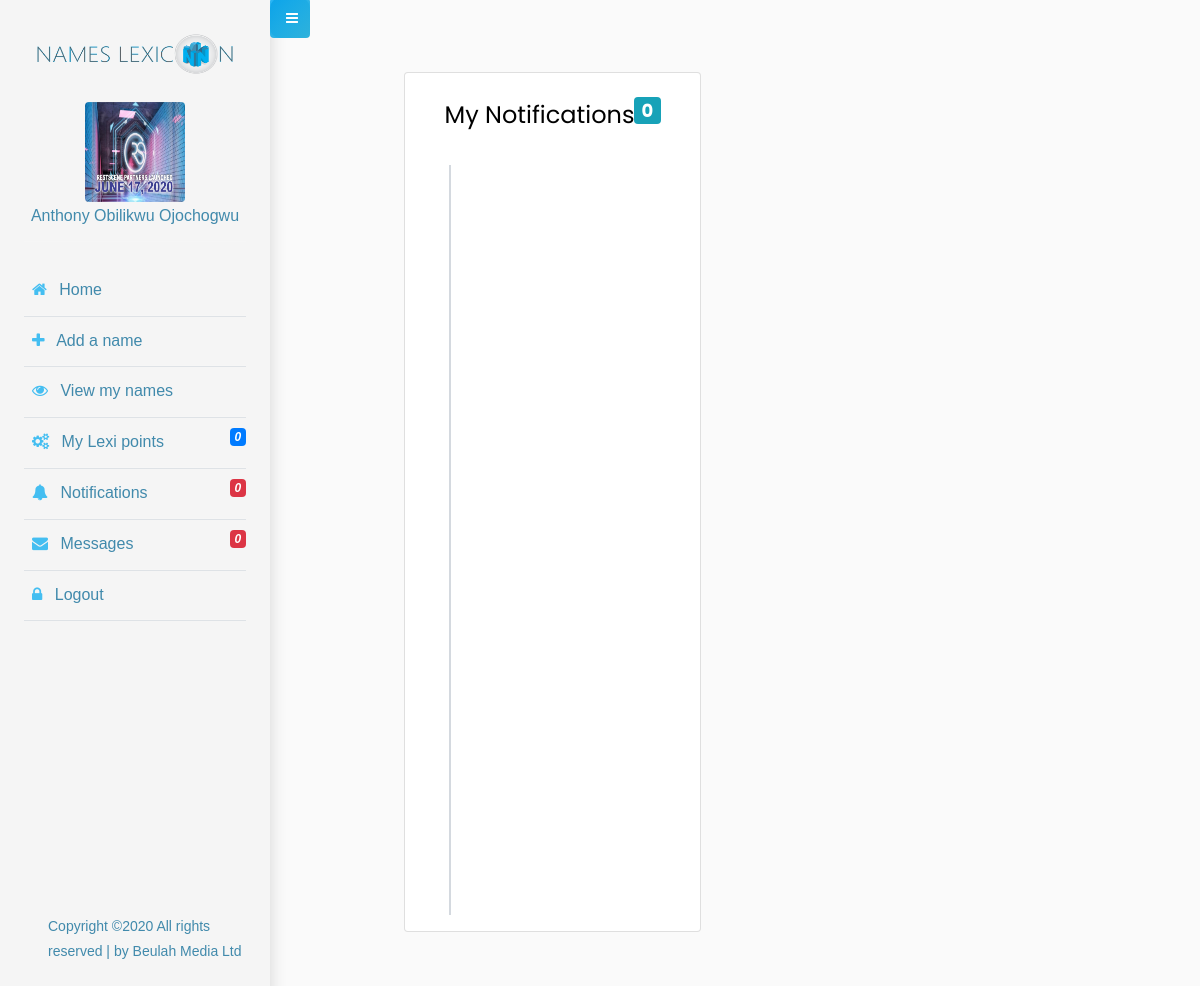
Page /user/?pg=notify (signed in) on the earlier database version.
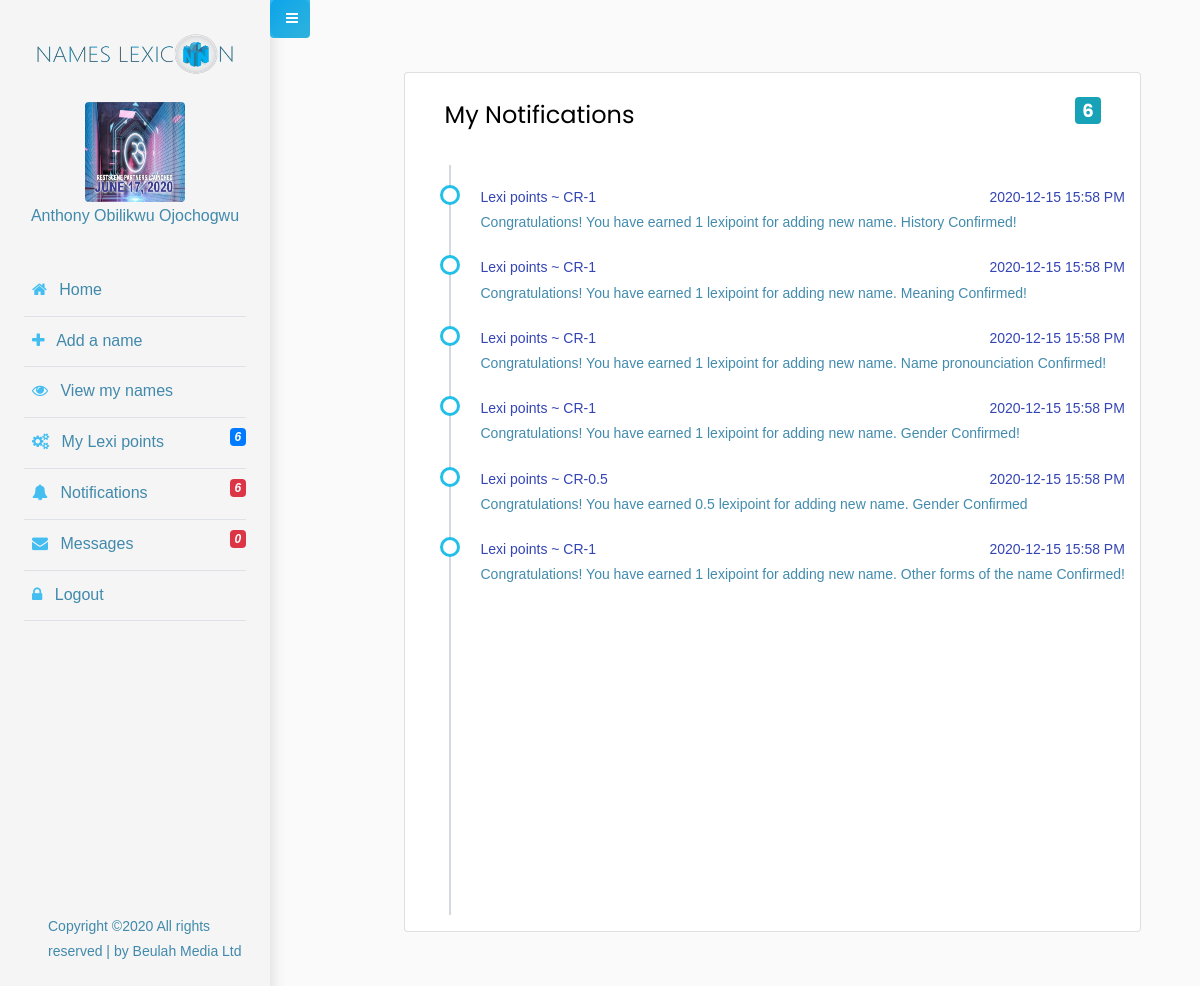
Same page on the later database version.
### tables this page shows
CREATE TABLE `members` (
  `memId` int(10) NOT NULL,
  `fullName` varchar(200) NOT NULL,
  `gender` varchar(40) DEFAULT NULL,
  `dob` varchar(40) DEFAULT NULL,
  `profilePix` varchar(200) DEFAULT NULL,
  `email` varchar(100) NOT NULL,
  `pwd` varchar(200) NOT NULL,
  `lexiPoints` int(10) NOT NULL DEFAULT 0,
  `user_status` enum('1','0') NOT NULL DEFAULT '1',
  `date_created` datetime NOT NULL,
  `date_updated` datetime DEFAULT NULL
);

CREATE TABLE `notify` (
  `notifyId` int(11) NOT NULL,
  `memId` int(11) NOT NULL,
  `subject` varchar(100) NOT NULL,
  `message` text NOT NULL,
  `_read` enum('0','1') NOT NULL DEFAULT '0',
  `date_created` datetime NOT NULL
);

### api/userCtrl.php (called while the page is built, shortened)
<?php
require_once("notification.php");
require_once("messaging.php");
class User extends Database{
   public function getMemberDetails($email){
        $con        = self::con();
        $queryRow   = $con->query("SELECT * FROM `members` WHERE `email` ='$email'")->fetch_assoc();
        return  $queryRow;
   }
public function getTotalLexiPoints($email){
    $con   = self::con();
    $memId   = $this->getMemberDetails($email)['memId'];
    $query = $con->query("SELECT  SUM(`name`+`gender`+`n_usage`+`origin`+`history`+`meaning`+`pronounce`+`otherForms`) AS totalLexi FROM `lexipoints` WHERE `memId` ='$memId'");
    $row   = $query->fetch_assoc();
    $total = number_format($row['totalLexi'],0,".",",");
    return $total;
}
 }

### api/notification.php (the view, shortened to what this page needs)
<?php
class Notification extends Database{
    public function getMyNotifications($memId){
        $con     = self::con();
        $query   = $con->query("SELECT * FROM `notify` WHERE `memId` ='$memId' ORDER BY `date_created` DESC");
        if($query){
            while($row = $query->fetch_assoc()){
                echo '<li>
                        <a target="_blank" href="#">'.$row['subject'].'</a>
                        <a href="#" class="float-right">'.date("Y-m-d H:i A", strtotime($row['date_created'])).'</a>
                        <p> '.$row['message'].'</p>
                    </li>';
            }
        }
    }
    public function getTotalNotification($memId){
        $con     = self::con();
        $query   = $con->query("SELECT * FROM `notify` WHERE `memId` ='$memId'");
        echo  $query->num_rows ;
    }
}

### user/index.php (shortened to what this page needs)
<?php
   require_once("../api/userCtrl.php");
   require_once("../api/notification.php");
   require_once("../api/messaging.php");
   $msg   = new Message();
   $noty  = new Notification();
   $user->checkLoggedIn();
   $user->logOut();
?>
<!doctype html>
<html lang="en">
  <head>
		<link rel="stylesheet" href="https://maxcdn.bootstrapcdn.com/bootstrap/4.0.0/css/bootstrap.min.css">
		<link rel="stylesheet" href="https://stackpath.bootstrapcdn.com/font-awesome/4.7.0/css/font-awesome.min.css">
		<link rel="stylesheet" href="css/style.css">
		<link rel="stylesheet" href="https://cdn.datatables.net/1.10.22/css/dataTables.bootstrap4.min.css">
		<link rel="stylesheet" href="https://cdn.datatables.net/buttons/1.6.4/css/buttons.bootstrap4.min.css">
  </head>
  <body>
		<div class="wrapper d-flex align-items-stretch">
			<nav id="sidebar" class ="shadow" style ="color:#1f769ed7 !important;">
				<div class="custom-menu">
					<button type="button" id="sidebarCollapse" class="btn btn-primary"> <i class="fa fa-bars"></i>
					    <span class="sr-only">Toggle Menu</span> </button>
				</div>
		   <div class="p-4">
			<h6><a href="./" class="logo img-responsive"><img src="images/logo-outline.png" width="100%" height="60"/></a></h6>
	        <ul class="list-unstyled components mb-5">
			  <li class="text-center mb-4">
				<a href="./?pg=profile">
				 <img src="<?php  echo "./images/uploads/".$user->getMemberDetails($_SESSION["NL_USER_LIVE"])['profilePix'] ?? "./images/photo.jpg" ?>" style ="height:100px; width:100px;" class="rounded" alt="Profile Picture" /> <br/>
				 <?php echo $user->getMemberDetails($_SESSION["NL_USER_LIVE"])['fullName']; ?>
			   </a>
			  </li>
	          <li class="border-bottom lexiMenu"> <a href="./?pg=home"><span class="fa fa-home mx-2"></span>       Home  </a>           </li>
			  <li class="border-bottom lexiMenu"> <a href="./?pg=addName"><span class="fa fa-plus mx-2"></span>    Add a name </a>      </li>
			  <li class="border-bottom lexiMenu"> <a href="./?pg=viewNames"><span class="fa fa-eye mx-2"></span>   View my names </a>   </li>
			  <li class="border-bottom lexiMenu"> <a href="./?pg=lexipoints"><span class="fa fa-cogs mx-2"></span> My Lexi points <i class ="badge badge-primary float-right"><?php echo $user->getTotalLexiPoints($_SESSION["NL_USER_LIVE"]); ?></i> </a> </li>
			  <li class="border-bottom lexiMenu"> <a href="./?pg=notify"><span class="fa fa-bell mx-2"></span>     Notifications  <i class ="badge badge-danger float-right"><?php echo  $noty->getTotalNotification($user->getMemberDetails($_SESSION["NL_USER_LIVE"])['memId']); ?></i> </a> </li>
			  <li class="border-bottom lexiMenu"> <a href="./?pg=msg"><span class="fa fa-envelope mx-2"></span>    Messages       <i class ="badge badge-danger float-right"><?php $msg->getTotalReceivedMessages($user->getMemberDetails($_SESSION["NL_USER_LIVE"])['memId']); ?></i> </a> </li>
			  <li class="border-bottom lexiMenu"> <a href="./?pg=logout"><span class="fa fa-lock mx-2"></span>     Logout  </a>  </li>
	        </ul>
	        <div class="footer m-4" style ="color:#1f769ed7 !important;">
	        	<p>
				Copyright &copy;<spann id="dateHolder"></spann>
				All rights reserved | <i class="icon-heart" aria-hidden="true"></i>
				by <a href="https://nameslexicon.com" target="_blank">Beulah Media Ltd</a>
				</p>
	        </div>
	      </div>
    	</nav>
      <div id="content">
			<div class="row p-5 offset-md-1">
				<?php
					if(isset($_GET['pg'])){
						$pg   = $_GET['pg']; $page = "assets/temp/".$pg.".php";
					if(file_exists($page)){
							require_once($page);
						}
					}else{
						require_once("assets/temp/home.php");
					}
			   ?>
			</div>
		</div>
  </body>
</html>

### api/messaging.php (shortened to what this page needs)
<?php
class Message extends Database{
    public function getTotalReceivedMessages($memId){
        $con     = self::con();
        $query   = $con->query("SELECT * FROM `messages` WHERE `receiverId` ='$memId'");
        echo  $query->num_rows ;
    }
}

### user/assets/temp/notify.php (shortened to what this page needs)
<?php  $memId = $user->getMemberDetails($_SESSION["NL_USER_LIVE"])['memId']; ?>
<div class="row p-4">
		<div class="col-md-12 card">
			<h4 class ="p-4">My Notifications <span class ="badge badge-info float-right"> <?php  $noty->getTotalNotification($memId);?></span></h4>
			<ul class="timeline" style ="height:750px; overflow-y:scroll;">
                <?php    $noty->getMyNotifications($memId); ?>
			</ul>
		</div>
	</div>
</div>

### user/assets/temp/notify.php (style rules this page uses)
ul.timeline { list-style-type: none; position: relative; }
ul.timeline:before { content: ' '; background: #d4d9df; display: inline-block; position: absolute; left: 29px; width: 2px; height: 100%; z-index: 400; }
ul.timeline > li { margin: 20px 0; padding-left: 20px; }
ul.timeline > li:before { content: ' '; background: white; display: inline-block; position: absolute; border-radius: 50%; border: 3px solid #22c0e8; left: 20px; width: 20px; height: 20px; z-index: 400; }

Differences in the rows shown:
shown differently, row unchanged: members "Anthony Obilikwu Ojochogwu": lexiPoints "0 0" → (not shown)
added notify: subject "Lexi points ~ CR-1", date_created "2020-12-15 15:58 PM", message "Congratulations! You have earned 1 lexipoint for adding new name. History Confirmed!"
added notify: subject "Lexi points ~ CR-1", date_created "2020-12-15 15:58 PM", message "Congratulations! You have earned 1 lexipoint for adding new name. Meaning Confirmed!"
added notify: subject "Lexi points ~ CR-1", date_created "2020-12-15 15:58 PM", message "Congratulations! You have earned 1 lexipoint for adding new name. Name pronounciation Confirmed!"
added notify: subject "Lexi points ~ CR-1", date_created "2020-12-15 15:58 PM", message "Congratulations! You have earned 1 lexipoint for adding new name. Gender Confirmed!"
added notify: subject "Lexi points ~ CR-0.5", date_created "2020-12-15 15:58 PM", message "Congratulations! You have earned 0.5 lexipoint for adding new name. Gender Confirmed"
added notify: subject "Lexi points ~ CR-1", date_created "2020-12-15 15:58 PM", message "Congratulations! You have earned 1 lexipoint for adding new name. Other forms of the name Confirmed!"
Other differences:
$user->getTotalLexiPoints($_SESSION["NL_USER_LIVE"]): "0" → "6"
$query->num_rows: (not shown) → "6 6"
